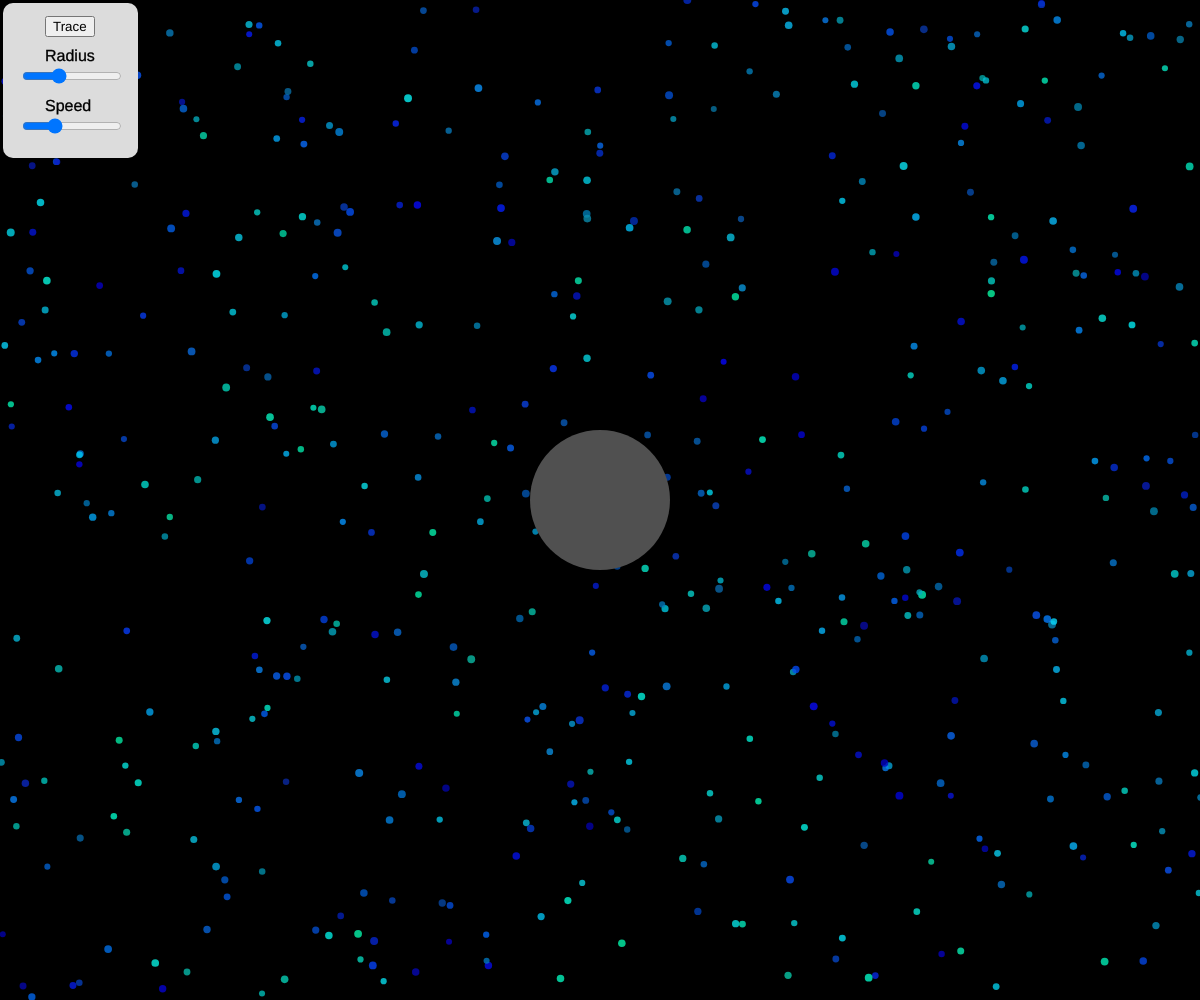
Frame 1 (no input)
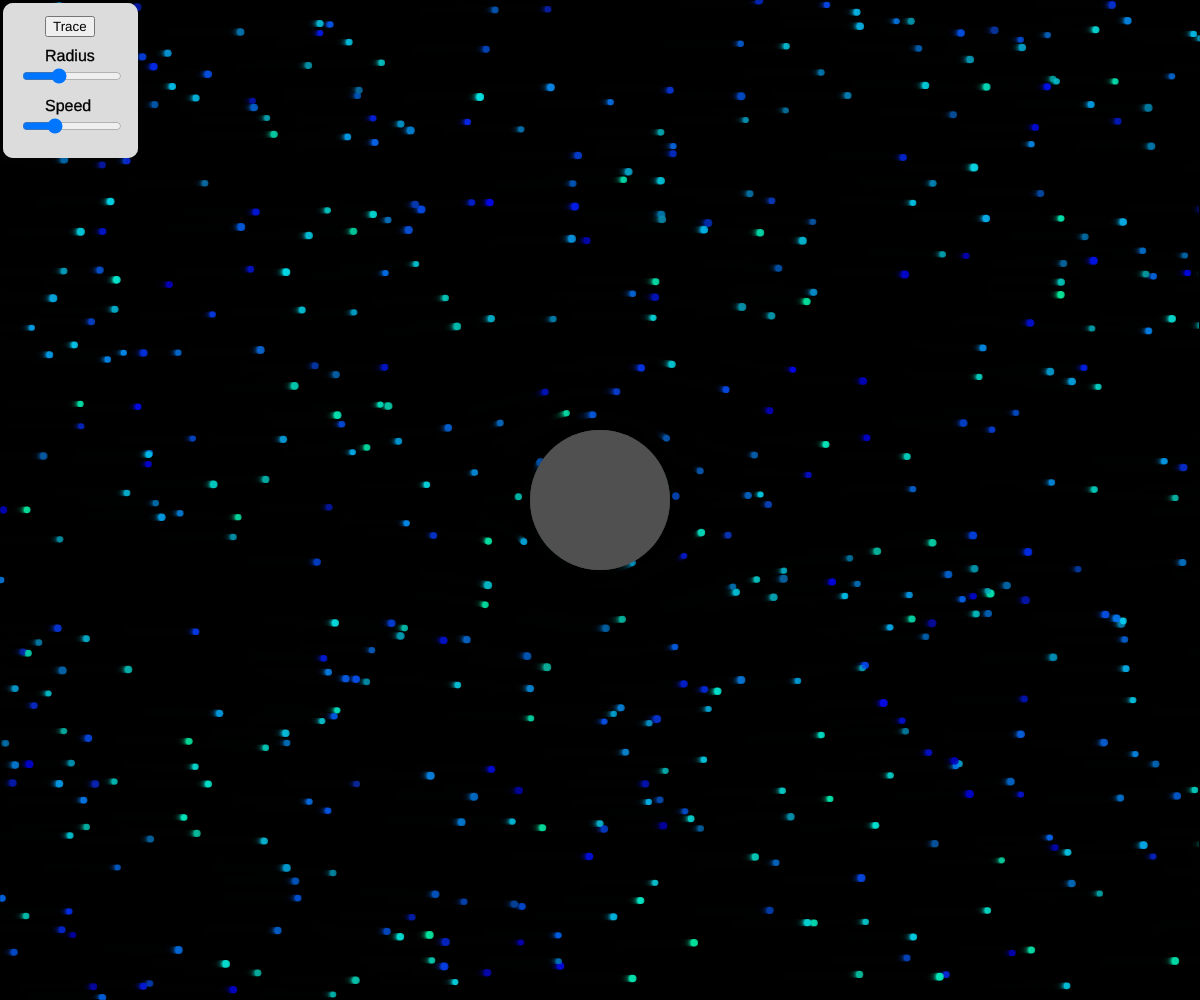
Frame 60 (no input)
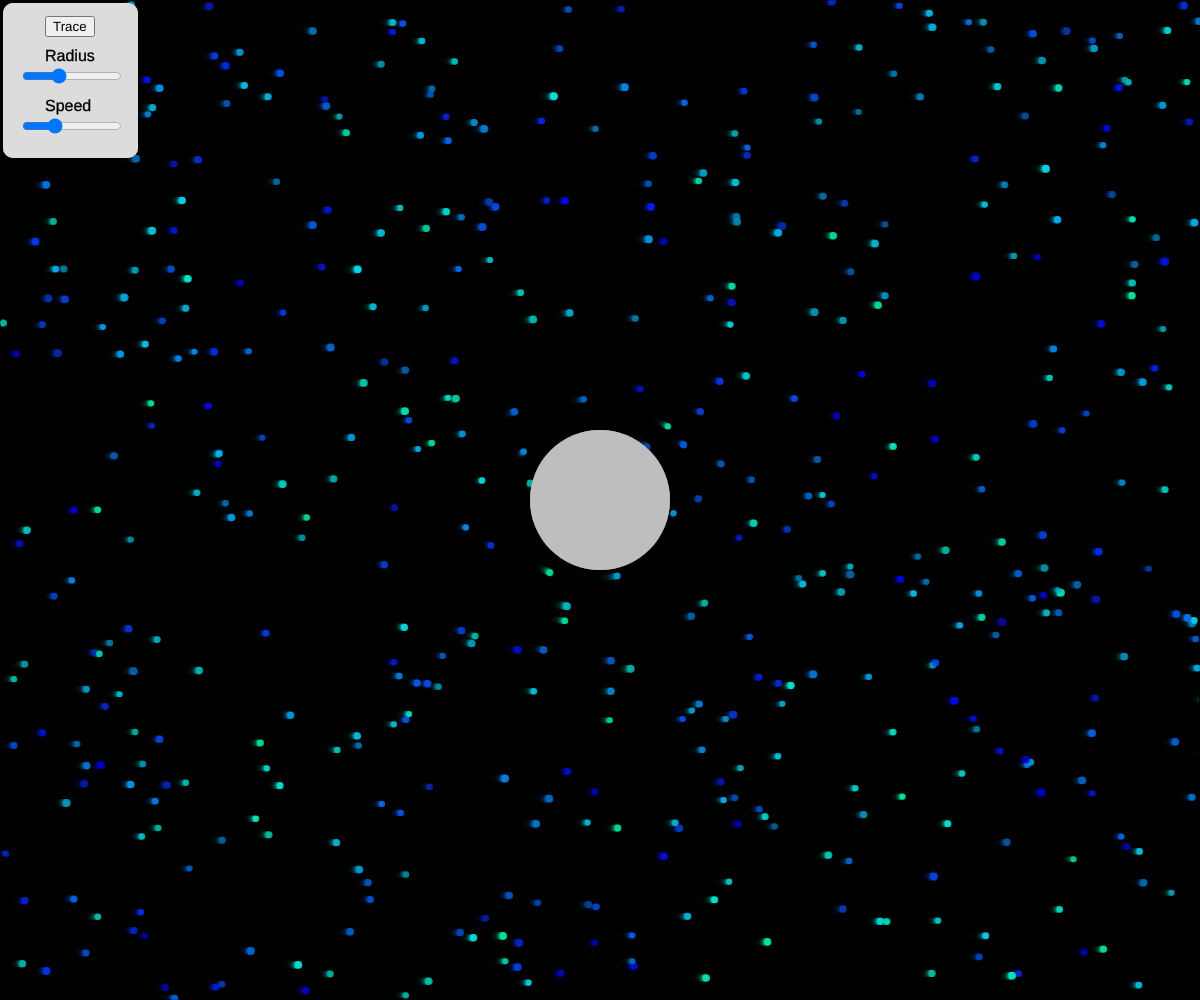
Frame 120 (the mouse pressed at the canvas centre since frame 60)

The p5.js sketch that drew these frames (run headless with seeded random() and noise() and a simulated clock; from frame 60 on, the mouse is pressed at the canvas centre):

// p5.js sketch
// ── sketch.js
/* 
 Flow around a circle simulation designed with p5.js (https://p5js.org/)
 Under Creative Commons License
 https://creativecommons.org/licenses/by-sa/4.0/
 
 Writen by Juan Carlos Ponce Campuzano, 12-Feb-2019
 Update: 24-Aug-2022
 https://jcponce.github.io
*/

let positions = new Array(1 * 2);
// 0,1,2,3,4,5
// 4,5,6,7,8,9
let bx;
let by;
let bs;
let bz = 30;
let bover = false;
let locked = false;
let bdifx = 0.0;
let bdify = 0.0;

let newx, newy;
let whichImage;

var Strength = 40;
var v = 40;
var a = 90;
let numMax = 500;
let t = 0;
let h = 0.001;
let particles = [];
let currentParticle = 0;

let trace = false;

let buttonTrace;

let sliderRadius;
let sliderSpeed;

function setup() {
  createCanvas(windowWidth, windowHeight);
  background(0);

  //seting up particles
  for (let i = 0; i < numMax; i++) {
    let valX = random(-width / 2, width / 2);
    let valY = random(-height / 2, height / 2);
    particles[i] = new Particle(valX, valY, t, h);
  }

  // Setting up button and sliders
  buttonTrace = createButton('Trace');
  buttonTrace.position(45, 16);
  buttonTrace.mousePressed(traceShow);

  sliderRadius = createSlider(0.01, 200, 70, 0.01);
  sliderRadius.position(buttonTrace.x - 25, buttonTrace.y + 50);
  sliderRadius.style('width', '100px');

  sliderSpeed = createSlider(0.01, 100, 30, 0.01);
  sliderSpeed.position(buttonTrace.x - 25, buttonTrace.y + 100);
  sliderSpeed.style('width', '100px');

  bs = sliderRadius.value();

  imageMode(CENTER);

  bx = width / 2.0;
  by = height / 2.0;

  for (let j = 0; j < 1 * 2; j += 2) {
    positions[j] = random(0, 0);
    positions[j + 1] = random(0, 0);
  }

  //fill(153);

}

function draw() {

  cursor(HAND);

  translate(width / 2, height / 2);

  // For drawing streamlines
  if (trace == true) {
    fill(0, 6);
  } else fill(0, 100);
  stroke(0);
  strokeWeight(2);
  rect(-width / 2, -height / 2, width, height);

  t += h; // Update particles

  // Update all particles, remove and reset particles when needed
  for (let i = particles.length - 1; i >= 0; i -= 1) {
    let p = particles[i];
    p.update();
    p.display();
    if (p.x > width / 2 || p.y > height / 2 || p.x < -width / 2 || p.y < -height / 2 || (pow(p.x + positions[0], 2) + pow(p.y - positions[1], 2)) < sliderRadius.value()) {
      particles.splice(i, 1);
      currentParticle--;
      particles.push(new Particle(width / 2, random(-height / 2, height / 2), t, h));
    }
  }

  // Dragging circle
  for (let j = 0; j < 1; j++) {
    if (bover && whichImage == j) {
      noStroke();
      fill(190); // white
    } else {
      noStroke();
      fill(80);
    }
    ellipse(positions[j * 2], positions[j * 2 + 1], (sliderRadius.value()) * 2, (sliderRadius.value()) * 2);
  }

  // Draw UI with button and sliders
  translate(-width / 2, -height / 2);
  fill(220);
  rect(3, 3, 135, 155, 10);
  fill(0);
  stroke(0);
  strokeWeight(0.3);
  textSize(16);
  text("Radius", buttonTrace.x, buttonTrace.y + 45);
  text("Speed", buttonTrace.x, buttonTrace.y + 95);
  //text("Drag circle!", buttonTrace.x, buttonTrace.y + 155);

}

let P = (t, x, y) => -Strength * (sliderSpeed.value() - (sliderSpeed.value() * (sliderRadius.value() * sliderRadius.value()) * (pow(x + positions[0], 2) - pow(y - positions[1], 2))) / ((pow(x + positions[0], 2) + pow(y - positions[1], 2)) * (pow(x + positions[0], 2) + pow(y - positions[1], 2))));

let Q = (t, x, y) => -Strength * ((-2 * sliderSpeed.value() * (sliderRadius.value() * sliderRadius.value()) * (x + positions[0]) * (y - positions[1])) / ((pow(x + positions[0], 2) + pow(y - positions[1], 2)) * (pow(x + positions[0], 2) + pow(y - positions[1], 2))));

//Define particles and how they are moved with Runge–Kutta method of 4th degree.
class Particle {

  constructor(_x, _y, _t, _h) {
    this.x = _x;
    this.y = _y;
    this.time = _t;
    this.radius = random(3, 4);
    this.h = _h;
    this.op = random(199, 200);
    this.r = random(10);
    this.g = random(164, 255);
    this.b = random(255);
  }

  update() {
    this.k1 = P(this.time, this.x, this.y);
    this.j1 = Q(this.time, this.x, this.y);
    this.k2 = P(this.time + 1 / 2 * this.h, this.x + 1 / 2 * this.h * this.k1, this.y + 1 / 2 * this.h * this.j1);
    this.j2 = Q(this.time + 1 / 2 * this.h, this.x + 1 / 2 * this.h * this.k1, this.y + 1 / 2 * this.h * this.j1);
    this.k3 = P(this.time + 1 / 2 * this.h, this.x + 1 / 2 * this.h * this.k2, this.y + 1 / 2 * this.h * this.j2);
    this.j3 = Q(this.time + 1 / 2 * this.h, this.x + 1 / 2 * this.h * this.k2, this.y + 1 / 2 * this.h * this.j2);
    this.k4 = P(this.time + this.h, this.x + this.h * this.k3, this.y + this.h * this.j3);
    this.j4 = Q(this.time + this.h, this.x + this.h * this.k3, this.y + this.h * this.j3);
    this.x = this.x + this.h / 6 * (this.k1 + 2 * this.k2 + 2 * this.k3 + this.k4);
    this.y = this.y + this.h / 6 * (this.j1 + 2 * this.j2 + 2 * this.j3 + this.j4);
    this.time += this.h;
  }

  display() {
    fill(this.r, this.b, this.g, this.op);
    noStroke();
    //this.updatex = map(this.x, -7, 7, -width, width);
    //this.updatey = map(-this.y, -5, 5, -height, height);
    ellipse(-this.x, this.y, 2 * this.radius, 2 * this.radius);
  }

}

let traceShow = (_) => {
  if (trace == false) {
    trace = true;
  } else {
    trace = false;
  }
};

//function doubleClicked() {
//  if (a > 10) {
//    a = 0.02;
//  }
//}


function mousePressed() {
  checkOver();
  if (bover) {
    locked = true;
  } else {
    locked = false;
  }
}

function mouseReleased() {
  locked = false;
  bover = false;
}

function mouseDragged() {
  if (locked) {
    newx = mouseX - width / 2;
    newy = mouseY - height / 2;
  }

  positions[whichImage * 2] = newx;
  positions[(whichImage * 2) + 1] = newy;
}
//
function checkOver() {
  for (let i = 0; i < 1; i++) {

    // Test if the cursor is over the box  
    if (mouseX - width / 2 > positions[i * 2] - bs && mouseX - width / 2 < positions[i * 2] + bs &&
      mouseY - height / 2 > positions[i * 2 + 1] - bs && mouseY - height / 2 < positions[i * 2 + 1] + bs) {
      //print("mouseover image: "+i);
      whichImage = i;
      bover = true;
      break; // leave here !!!!!!!!!!!!!!!!!
    } else {
      bover = false;
    }
  } // for
}
// ── style.css
html, body {
    margin: 0;
    padding: 0;
  }
  canvas {
    display: block;
  }
  
  
  input[type=range] {
    -webkit-appearance: none;
    width: 100%;
    margin: 8.3px 0;
  }
  input[type=range]:focus {
    outline: none;
  }
  input[type=range]::-webkit-slider-runnable-track {
    width: 100%;
    height: 8.4px;
    cursor: pointer;
    box-shadow: 1px 1px 1px #000000, 0px 0px 1px #0d0d0d;
    background: rgba(83, 43, 33, 0.32);
    border-radius: 1.3px;
    border: 0.2px solid #010101;
  }
  input[type=range]::-webkit-slider-thumb {
    box-shadow: 1px 1px 1px rgba(0, 0, 0, 0), 0px 0px 1px rgba(13, 13, 13, 0);
    border: 0.3px solid #160000;
    height: 25px;
    width: 28px;
    border-radius: 12px;
    background: #676e76;
    cursor: pointer;
    -webkit-appearance: none;
    margin-top: -8.5px;
  }
  input[type=range]:focus::-webkit-slider-runnable-track {
    background: rgba(101, 52, 40, 0.32);
  }
  input[type=range]::-moz-range-track {
    width: 100%;
    height: 8.4px;
    cursor: pointer;
    box-shadow: 1px 1px 1px #000000, 0px 0px 1px #0d0d0d;
    background: rgba(83, 43, 33, 0.32);
    border-radius: 1.3px;
    border: 0.2px solid #010101;
  }
  input[type=range]::-moz-range-thumb {
    box-shadow: 1px 1px 1px rgba(0, 0, 0, 0), 0px 0px 1px rgba(13, 13, 13, 0);
    border: 0.3px solid #160000;
    height: 25px;
    width: 28px;
    border-radius: 12px;
    background: #676e76;
    cursor: pointer;
  }
  input[type=range]::-ms-track {
    width: 100%;
    height: 8.4px;
    cursor: pointer;
    background: transparent;
    border-color: transparent;
    color: transparent;
  }
  input[type=range]::-ms-fill-lower {
    background: rgba(65, 34, 26, 0.32);
    border: 0.2px solid #010101;
    border-radius: 2.6px;
    box-shadow: 1px 1px 1px #000000, 0px 0px 1px #0d0d0d;
  }
  input[type=range]::-ms-fill-upper {
    background: rgba(83, 43, 33, 0.32);
    border: 0.2px solid #010101;
    border-radius: 2.6px;
    box-shadow: 1px 1px 1px #000000, 0px 0px 1px #0d0d0d;
  }
  input[type=range]::-ms-thumb {
    box-shadow: 1px 1px 1px rgba(0, 0, 0, 0), 0px 0px 1px rgba(13, 13, 13, 0);
    border: 0.3px solid #160000;
    height: 25px;
    width: 28px;
    border-radius: 12px;
    background: #676e76;
    cursor: pointer;
    height: 8.4px;
  }
  input[type=range]:focus::-ms-fill-lower {
    background: rgba(83, 43, 33, 0.32);
  }
  input[type=range]:focus::-ms-fill-upper {
    background: rgba(101, 52, 40, 0.32);
  }

  
  
